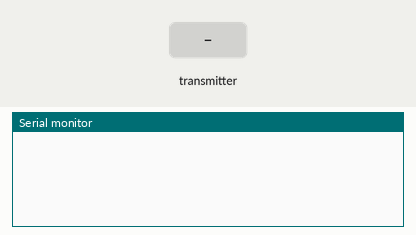
This sketch was run on a simulated ESP32. On the bench: the last lines printed to the serial monitor. The test bench sets the inputs (shaded band). Nothing arrives over Bluetooth unless stated; a phone connects over Bluetooth LE 3 s after start.

Above: at 1.2 s.
1.3 s: the transmitter starts sending power = 0
At 1.61 s:
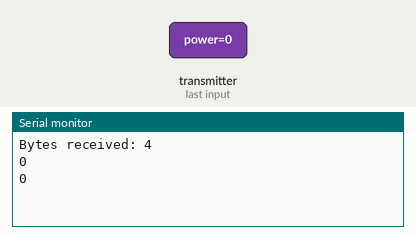
2.8 s: the transmitter starts sending cadence = 1024
4.3 s: the transmitter starts sending power = 2048
At 4.61 s:
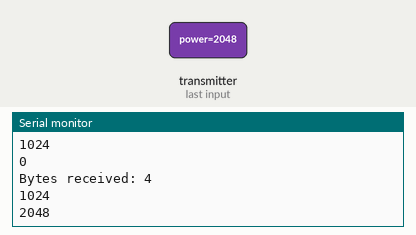
5.8 s: the transmitter starts sending cadence = 4095
Timing chart, 0 to 8.3 s (numbered marks = the images above; inputs shaded):
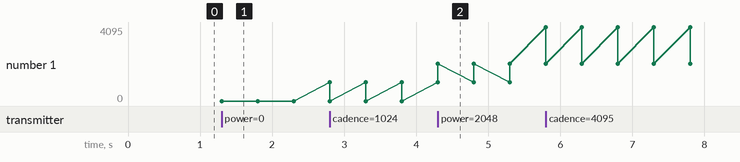

Measured:
- after the input at 1.3 s, the serial monitor: prints a new line at once (image 1)
- after the input at 4.3 s, the serial monitor: prints a new line at once (image 2)
- plotted number 1: 0 → 2048 after the input at 4.3 s

The sketch:

btlepowermeter.ino
```cpp
#include <BLEDevice.h>
#include <BLEServer.h>
#include <BLEUtils.h>
#include <BLE2902.h>
#include <Arduino.h>
#include <esp_now.h>
#include <WiFi.h>

extern bool deviceConnected;
extern bool oldDeviceConnected;

#define CYCLING_POWER_SERVICE_UUID "00001818-0000-1000-8000-00805F9B34FB"
#define POWER_CHARACTERISTIC_UUID "00002A63-0000-1000-8000-00805F9B34FB"
#define SENSORPOS_CHARACTERISTIC_UUID "00002A5D-0000-1000-8000-00805F9B34FB"
#define POWERFEATURE_CHARACTERISTIC_UUID "00002A65-0000-1000-8000-00805F9B34FB"

#define CSC_SERVICE_UUID "00001816-0000-1000-8000-00805F9B34FB"
#define CSC_MEASUREMENT_CHARACTERISTIC_UUID "00002A5B-0000-1000-8000-00805F9B34FB"
#define CSC_FEATURE_CHARACTERISTIC_UUID "00002A5C-0000-1000-8000-00805F9B34FB"
#define powerFlags 0b0000000000000000;
#define CSCFlags 0b10; //todo is it good practice to define flags up here?

//Change this to scale power numbers i.e. set to 2 to double power
float POWERFACTOR =10;

class MyServerCallbacks : public BLEServerCallbacks
{
private:

    void onConnect(BLEServer *pServer) //todo add a reference to deviceconnected
    {
        deviceConnected=true;
        //digitalWrite(LED_PIN, HIGH); we can get LED to change color here
    };

    void onDisconnect(BLEServer *pServer)
    {
        deviceConnected=false;
        //digitalWrite(LED_PIN, LOW);
    }
};

class BLEPowerCSC
{ //a class for holding bluetooth-related code
private:
    BLEServer *pServer = NULL;
    //Power Characteristics
    BLECharacteristic *pCharacteristicPower = NULL; //the power reading itself
    BLECharacteristic *pCharacteristicSensorPos = NULL;
    BLECharacteristic *pCharacteristicPowerFeature = NULL;
    //CSC ONES
    BLECharacteristic *pCharacteristicCSC = NULL; //the cadence reading
    BLECharacteristic *pCharacteristicCSCFeature = NULL;

    uint32_t powerTxValue = 0; //the BLE-Compliant, flagged, ready to transmit power value
    uint64_t CSCTxValue = 0;   //the BLE-Compliant, flagged, ready to transmit CSC value

    //connection indicators
    bool deviceConnected = false;
    bool oldDeviceConnected = false;

public:
    BLEPowerCSC()
    { // a constructor
    }

    void initialize()
    {
        //pinMode(LED_PIN, OUTPUT);
        // Create the BLE Device
        BLEDevice::init("KeiserSoze"); // weirdly enough names with spaces do not seem to work

        // Create the BLE Server
        pServer = BLEDevice::createServer();
        pServer->setCallbacks(new MyServerCallbacks());

        // Create the BLE Service
        BLEService *pService = pServer->createService(CYCLING_POWER_SERVICE_UUID);

        //CSC SERVICE
        BLEService *CSCService = pServer->createService(CSC_SERVICE_UUID);

        // Create the needed BLE Characteristics
        pCharacteristicPower = pService->createCharacteristic(
            POWER_CHARACTERISTIC_UUID,
            BLECharacteristic::PROPERTY_NOTIFY);

        pCharacteristicSensorPos = pService->createCharacteristic(
            SENSORPOS_CHARACTERISTIC_UUID,
            BLECharacteristic::PROPERTY_READ);

        pCharacteristicPowerFeature = pService->createCharacteristic(
            POWERFEATURE_CHARACTERISTIC_UUID,
            BLECharacteristic::PROPERTY_READ);

        //CSC CHARACTERISTICS
        pCharacteristicCSC = CSCService->createCharacteristic(
            CSC_MEASUREMENT_CHARACTERISTIC_UUID,
            BLECharacteristic::PROPERTY_NOTIFY);

        pCharacteristicCSCFeature = CSCService->createCharacteristic(
            CSC_FEATURE_CHARACTERISTIC_UUID,
            BLECharacteristic::PROPERTY_READ);

        // https://www.bluetooth.com/specifications/gatt/viewer?attributeXmlFile=org.bluetooth.descriptor.gatt.client_characteristic_configuration.xml
        // Create a BLE Descriptor
        pCharacteristicPower->addDescriptor(new BLE2902());

        //CSC
        pCharacteristicCSC->addDescriptor(new BLE2902());

        // Start the service
        pService->start();

        //CSC
        CSCService->start();

        byte posvalue = 6; // right crank
        pCharacteristicSensorPos->setValue((uint8_t *)&posvalue, 1);

        //ALL FEATURE SETTINGfor now keep it simple i can add the vectoring later
        uint32_t powerFeature = 0b0; //just 32 old zeroes
        pCharacteristicPowerFeature->setValue((uint8_t *)&powerFeature, 4);

        uint16_t CSCFeature = 0b010; //only crank rpms supported
        pCharacteristicCSCFeature->setValue((uint8_t *)&CSCFeature, 2);

        // Start advertising
        BLEAdvertising *pAdvertising = BLEDevice::getAdvertising();
        pAdvertising->addServiceUUID(CYCLING_POWER_SERVICE_UUID); //todo does it report cadence even if it is not advertised
        pAdvertising->setScanResponse(false);
        pAdvertising->setMinPreferred(0x0); // set value to 0x00 to not advertise this parameter
        BLEDevice::startAdvertising();
    }

    void sendPower(int16_t powerReading)
    {
        powerTxValue = (powerReading << 16) | powerFlags; //very inefficient but just for readability
        pCharacteristicPower->setValue((uint8_t *)&powerTxValue, 4);
        pCharacteristicPower->notify();
    }

    void sendCSC(uint64_t lastCET, uint64_t cumulativeRevolutions)
    {
        CSCTxValue = (lastCET << 24) | (cumulativeRevolutions << 8) | CSCFlags;
        pCharacteristicCSC->setValue((uint8_t *)&CSCTxValue, 5);
        pCharacteristicCSC->notify();
    }

    void startBroadcast()
    {
        delay(500);                  // give the bluetooth stack the chance to get things ready
        pServer->startAdvertising(); // restart advertising
    }
};

BLEPowerCSC *bluetooth = new BLEPowerCSC();

typedef struct struct_message {
uint16_t power;
uint16_t cadence;
} struct_message;

//reading holder
struct_message powerReadings;

void setup()
{
  Serial.begin(115200);
  bluetooth->initialize();

  //initialize ESP-NOW to get the power data from other board
  WiFi.mode(WIFI_STA);
  if (esp_now_init() != ESP_OK) {
  Serial.println("Error initializing ESP-NOW");
  return;
  }

  esp_now_register_recv_cb(OnDataRecv);

  //initialize values
  powerReadings.power =0;
  powerReadings.cadence =0;
}


//reading holders
uint64_t cumulativeRevolutions = 0; //a represents the total number of times a crank rotates
uint64_t lastCET = 0;
/*lastCrankEvent: The 'crank event time' is a free-running-count of 1/1024 second units and it
represents the time when the crank revolution was detected by the crank rotation sensor. Since
 several crank events can occur between transmissions, only the Last Crank Event Time value is
  transmitted. This value is used in combination with the Cumulative Crank Revolutions value to
   enable the Client to calculate cadence. The Last Crank Event Time value rolls over every 64 seconds.
*/

/*Cadence = (Difference in two successive Cumulative Crank Revolution values) /
(Difference in two successive Last Crank Event Time values)
*/
// Callback when data is received
void OnDataRecv(const uint8_t * mac, const uint8_t *incomingData, int len) {
  memcpy(&powerReadings, incomingData, sizeof(powerReadings));
  Serial.print("Bytes received: ");
  Serial.println(len);
  Serial.println(powerReadings.cadence);
  Serial.println(powerReadings.power);
}

bool deviceConnected = false;
bool oldDeviceConnected = false;
uint16_t loopDelay = 1024U; //to help in artificial rpm generation

void loop()
{
  // notify changed value
  if (deviceConnected)
  {

    if (powerReadings.cadence > 0 ) {
    cumulativeRevolutions+=1;
    lastCET+=loopDelay*600.0/powerReadings.cadence;
    }
    //BLE Transmit
    uint16_t txPower = powerReadings.power * POWERFACTOR ;
    bluetooth->sendPower(txPower);
    bluetooth->sendCSC(lastCET, cumulativeRevolutions);

    delay(loopDelay); // the minimum is 3ms according to official docs
  }
  // disconnecting
  if (!deviceConnected && oldDeviceConnected)
  {
    bluetooth->startBroadcast();
    oldDeviceConnected = deviceConnected;
  }
  // connecting
  if (deviceConnected && !oldDeviceConnected)
  {
    // do stuff here on connecting
    oldDeviceConnected = deviceConnected;
  }
}
```
